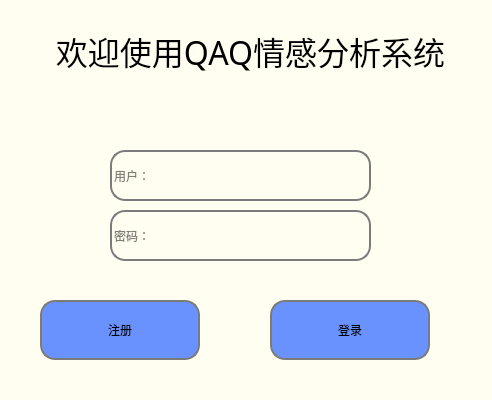
<?xml version="1.0" encoding="UTF-8"?>
<ui version="4.0">
 <class>QtLoinWin</class>
 <widget class="QMainWindow" name="QtLoinWin">
  <property name="geometry">
   <rect>
    <x>0</x>
    <y>0</y>
    <width>492</width>
    <height>400</height>
   </rect>
  </property>
  <property name="windowTitle">
   <string>QtLoinWin</string>
  </property>
  <property name="styleSheet">
   <string notr="true">QMainWindow{
	background-color: rgb(255, 254, 240);
	border-image: url(:/background/back.jpg)
}

QLineEdit{

	border:2px solid#7b7b7b;
	border-radius:15px;
	background-color:#fffef0
}

QPushButton{
	border:2px solid#7b7b7b;
	border-radius:15px;
	background-color:#6a92ff;
	font: 15 26pt &quot;Arial&quot;;
}

QPushButton:hover{
	background-color:#aa92ff
}
QPushButton:pressed{
	background-color:#FF90ff
}
</string>
  </property>
  <widget class="QWidget" name="centralWidget">
   <widget class="QLabel" name="label">
    <property name="geometry">
     <rect>
      <x>0</x>
      <y>0</y>
      <width>501</width>
      <height>101</height>
     </rect>
    </property>
    <property name="font">
     <font>
      <family>字魂7号-温暖童稚体</family>
      <pointsize>24</pointsize>
      <weight>50</weight>
      <italic>false</italic>
      <bold>false</bold>
     </font>
    </property>
    <property name="styleSheet">
     <string notr="true">font: 24pt &quot;字魂7号-温暖童稚体&quot;;</string>
    </property>
    <property name="text">
     <string>欢迎使用QAQ情感分析系统</string>
    </property>
    <property name="alignment">
     <set>Qt::AlignCenter</set>
    </property>
   </widget>
   <widget class="QLineEdit" name="lineEdit">
    <property name="geometry">
     <rect>
      <x>110</x>
      <y>150</y>
      <width>261</width>
      <height>51</height>
     </rect>
    </property>
    <property name="styleSheet">
     <string notr="true">font: 9pt &quot;黑体&quot;;</string>
    </property>
    <property name="placeholderText">
     <string>用户：</string>
    </property>
    <property name="cursorMoveStyle">
     <enum>Qt::VisualMoveStyle</enum>
    </property>
   </widget>
   <widget class="QLineEdit" name="lineEdit_2">
    <property name="geometry">
     <rect>
      <x>110</x>
      <y>210</y>
      <width>261</width>
      <height>51</height>
     </rect>
    </property>
    <property name="styleSheet">
     <string notr="true">font: 9pt &quot;黑体&quot;;</string>
    </property>
    <property name="placeholderText">
     <string>密码：</string>
    </property>
   </widget>
   <widget class="QPushButton" name="pushButton">
    <property name="geometry">
     <rect>
      <x>40</x>
      <y>300</y>
      <width>160</width>
      <height>60</height>
     </rect>
    </property>
    <property name="styleSheet">
     <string notr="true">font: 20pt &quot;字魂7号-温暖童稚体&quot;;</string>
    </property>
    <property name="text">
     <string>注册</string>
    </property>
   </widget>
   <widget class="QPushButton" name="pushButton_2">
    <property name="geometry">
     <rect>
      <x>270</x>
      <y>300</y>
      <width>160</width>
      <height>60</height>
     </rect>
    </property>
    <property name="styleSheet">
     <string notr="true">font: 20pt &quot;字魂7号-温暖童稚体&quot;;</string>
    </property>
    <property name="text">
     <string>登录</string>
    </property>
   </widget>
  </widget>
 </widget>
 <layoutdefault spacing="6" margin="11"/>
 <resources/>
 <connections/>
</ui>
